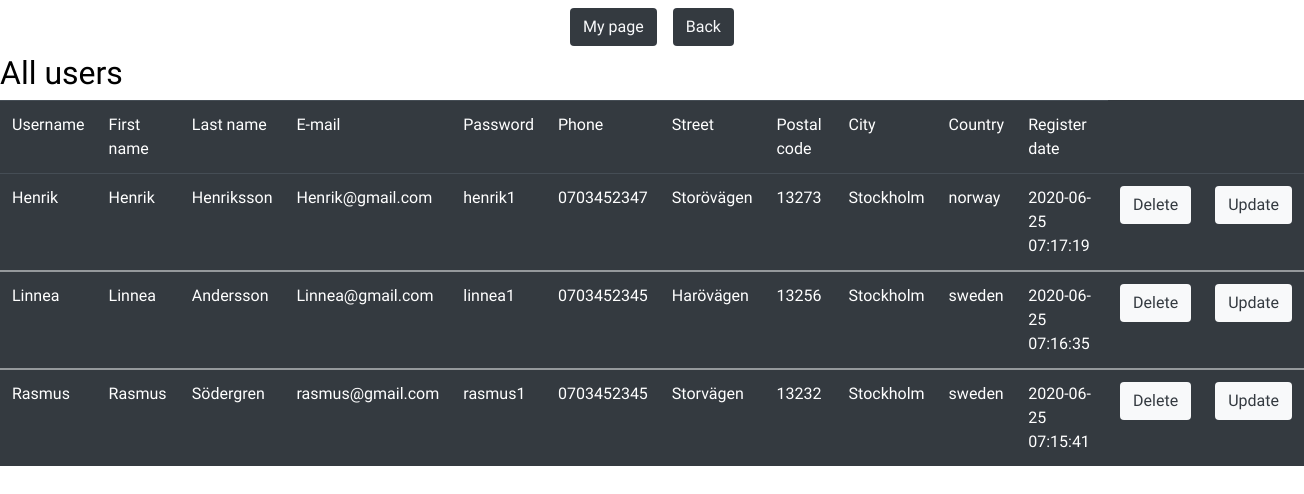
Page /admin/users.php (signed in) on the committed database.
### tables this page shows
CREATE TABLE `users` (
  `id` int(9) NOT NULL,
  `first_name` varchar(60) NOT NULL,
  `last_name` varchar(60) NOT NULL,
  `username` varchar(30) NOT NULL,
  `email` varchar(150) NOT NULL,
  `password` varchar(60) NOT NULL,
  `phone` varchar(60) NOT NULL,
  `street` varchar(255) NOT NULL,
  `postal_code` varchar(255) NOT NULL,
  `city` varchar(90) NOT NULL,
  `country` varchar(90) NOT NULL,
  `register_date` timestamp NOT NULL DEFAULT CURRENT_TIMESTAMP
);

### src/app/users_functions.php (called while the page is built, shortened)
<?php
    function fetchAllUsers() {
        global $dbconnect;
        try {
            $query = "SELECT * FROM users;";
            $stmt = $dbconnect->query($query);
            $users = $stmt->fetchAll();
        }      catch (\PDOException $e) {
            throw new \PDOException($e->getMessage(), (int) $e->getCode());
        }
        return $users;
    }

### public/admin/users.php (the view, shortened to what this page needs)
<?php
    $users = fetchAllUsers();
?>
<!DOCTYPE html>
<html>
<head>
    <link rel="stylesheet" href="https://stackpath.bootstrapcdn.com/bootstrap/4.4.1/css/bootstrap.min.css">
    <link rel="stylesheet" href="css/style.css">
</head>
<body>
	<div class="container-fluid p-0">
        <div class="d-flex justify-content-center">
            <div class="p-2">
                <form action="../edit.php?" method="GET">
                    <input type="submit" value="My page" class="btn bg-dark text-light">
                </form>
            </div>
            <div class="p-2">
                <form action="admin.php">
                    <button class="contentBtn btn bg-dark text-light">Back</button>
                </form>
            </div>
        </div>
    <h2>All users</h2>
    <table class="table table-dark userList">
        <thead>
            <tr>
                <td>Username</td>
                <td>First name</td>
                <td>Last name</td>
                <td>E-mail</td>
                <td>Password</td>
                <td>Phone</td>
                <td>Street</td>
                <td>Postal code</td>
                <td>City</td>
                <td>Country</td>
                <td>Register date</td>
            </tr>
        </thead>
        <?php foreach (array_reverse($users) as $texterino) { ?>
        <tbody>
                <td>
                    <?=htmlentities($texterino['username'])?>
                </td>
                <td>
                    <?=htmlentities($texterino['first_name'])?>
                </td>
                <td>
                    <?=htmlentities($texterino['last_name'])?>
                </td>
                <td>
                    <?=htmlentities($texterino['email'])?>
                </td>
                <td>
                    <?=htmlentities($texterino['password'])?>
                </td>
                <td>
                    <?=htmlentities($texterino['phone'])?>
                </td>
                <td>
                    <?=htmlentities($texterino['street'])?>
                </td>
                <td>
                    <?=htmlentities($texterino['postal_code'])?>
                </td>
                <td>
                    <?=htmlentities($texterino['city'])?>
                </td>
                <td>
                    <?=htmlentities($texterino['country'])?>
                </td>
                <td>
                    <?=htmlentities($texterino['register_date'])?>
                </td>
                <td>
                    <form method="POST">
                        <input type="submit" name="deleteUserBtn" value="Delete" class="delete-user-btn btn bg-light text-dark mb-2">
                    </form>
                </td>
                <td>
                    <form action="updateuser.php?" method="GET">
                        <input type="submit" value="Update" class="btn bg-light text-dark mb-2">
                    </form>
                </td>
            <?php } ?>
        </tbody>
    </table>
<?php include('layout/footer.php'); ?>

### public/css/style.css (style rules this page uses)
body { font-family: 'Kameron', serif; color: black !important; }

### rows in the picture
users: username "Henrik", first_name "Henrik", last_name "Henriksson", email "Henrik@gmail.com", password "henrik1", phone "0703452347", street "Storövägen", postal_code "13273", city "Stockholm", country "norway", register_date "2020-06-25 07:17:19"
users: username "Linnea", first_name "Linnea", last_name "Andersson", email "Linnea@gmail.com", password "linnea1", phone "0703452345", street "Harövägen", postal_code "13256", city "Stockholm", country "sweden", register_date "2020-06-25 07:16:35"
users: username "Rasmus", first_name "Rasmus", last_name "Södergren", email "rasmus@gmail.com", password "rasmus1", phone "0703452345", street "Storvägen", postal_code "13232", city "Stockholm", country "sweden", register_date "2020-06-25 07:15:41"
